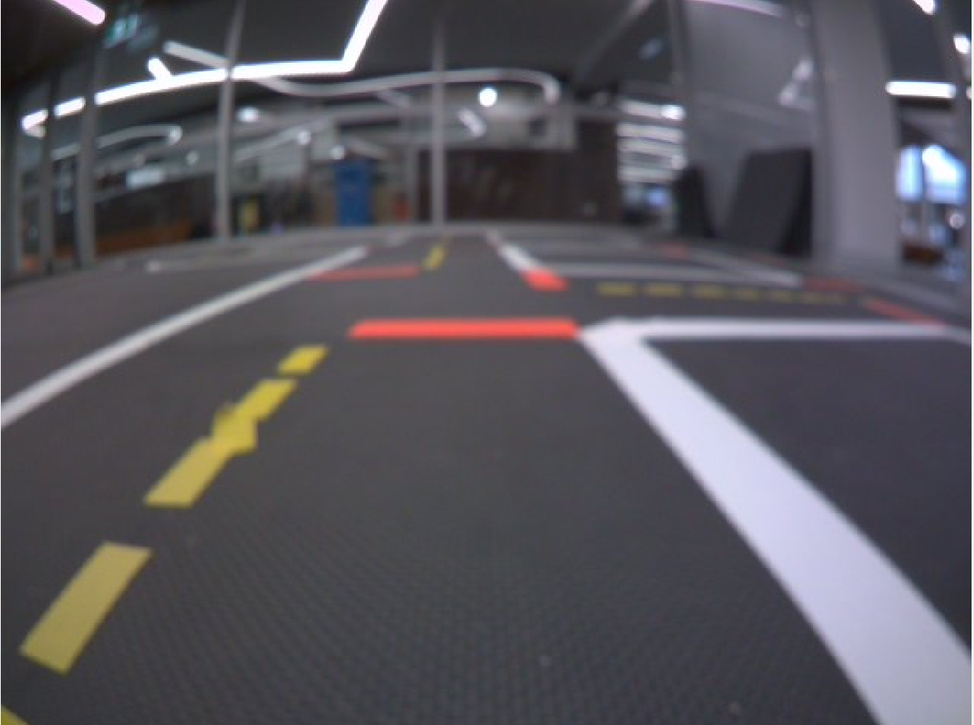
#> input picture packages/my_lane_detector/src/lane_image.png, 974 x 725 px, shrunk from 1195 x 889 before the run, found by its file name
$ python lane_image.py
#> lines starting #> are read from the running program, lines starting #| are printed output that depends on the picture
import cv2 as cv
import matplotlib.pyplot as plt

# Load the image
img = cv.imread('/data/lane_image.png')
#> img is the input picture: shape (725, 974, 3); mean B, G, R 93.2, 86.5, 88.7
gray = cv.cvtColor(img, cv.COLOR_BGR2GRAY)
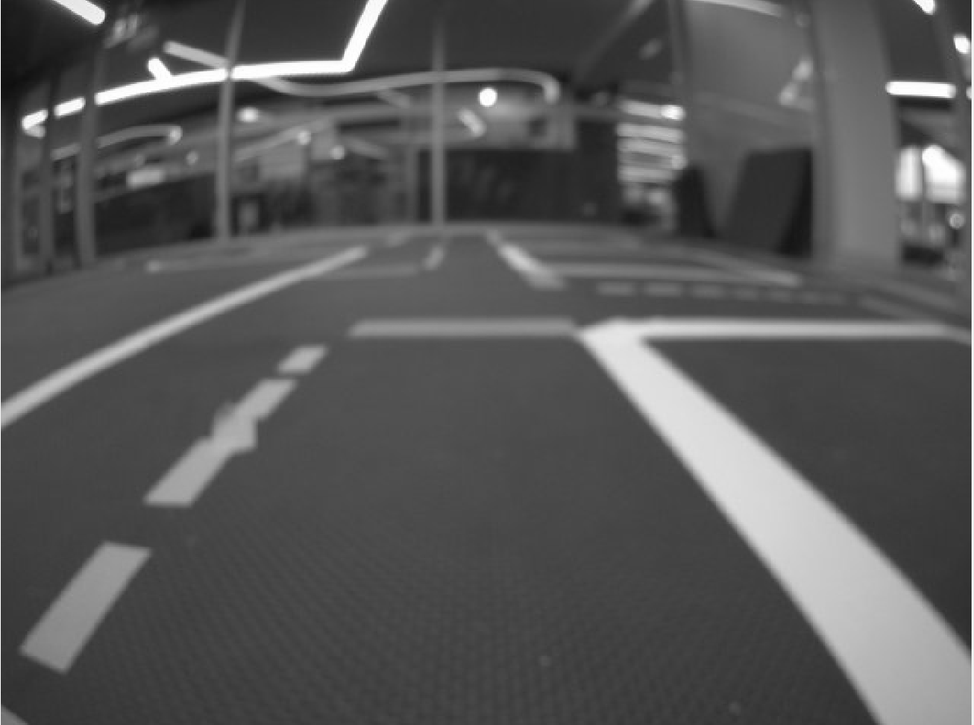
#> gray: shape (725, 974); min 5, max 255, mean 87.9

# Threshold pairs to test
thresholds = [(30, 100), (50, 150), (100, 200)]
titles = [f'Low: {t[0]}, High: {t[1]}' for t in thresholds]

# Create plots
plt.figure(figsize=(15, 5))
for i, (low, high) in enumerate(thresholds):
    edges = cv.Canny(gray, low, high)
    plt.subplot(1, 3, i + 1)
    plt.imshow(edges, cmap='gray')
    plt.title(titles[i])
    plt.axis('off')
#> this loop made 3 passes
#> pass 1, `edges = cv.Canny(gray, low, high)`:
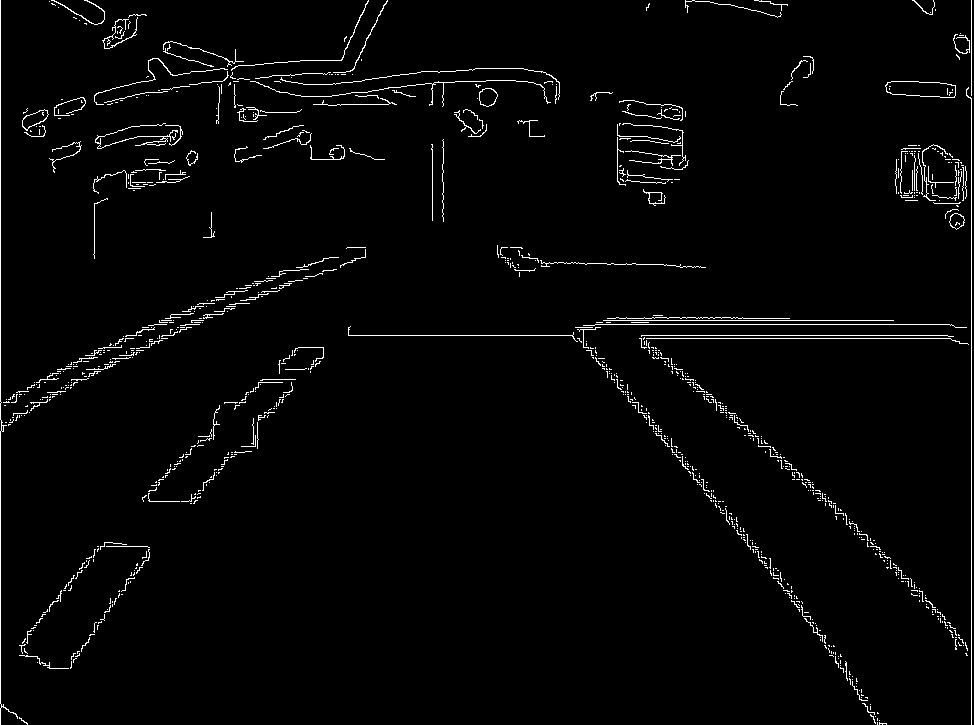
#> edges: shape (725, 974); 2.3% white in thin lines or dots
#> pass 2, `edges = cv.Canny(gray, low, high)`:
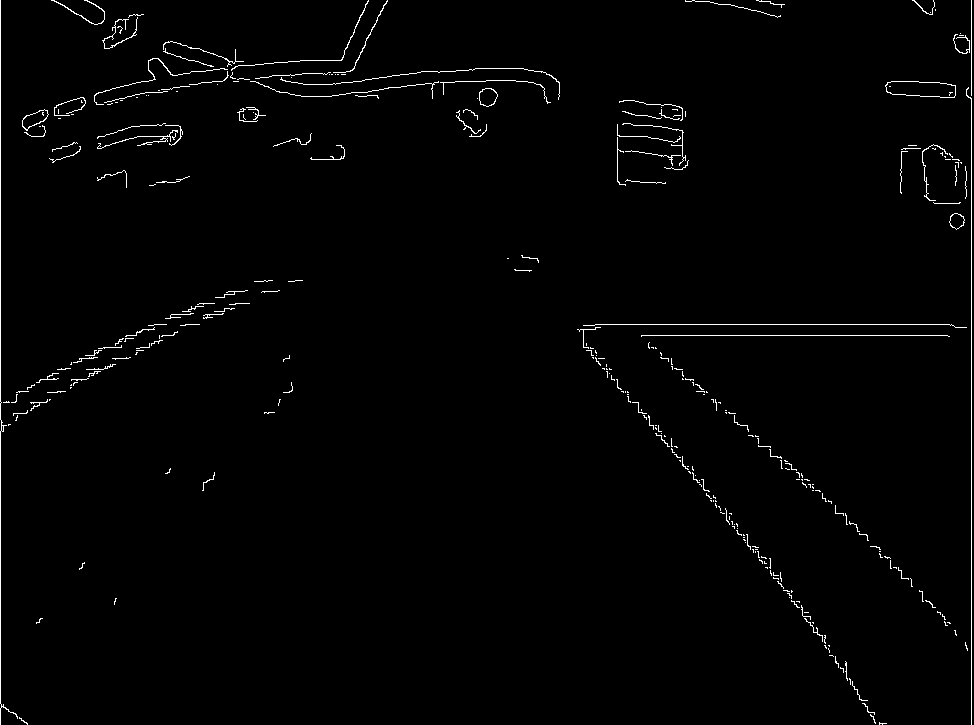
#> edges: shape (725, 974); 1.3% white in thin lines or dots
#> pass 3, `edges = cv.Canny(gray, low, high)`:
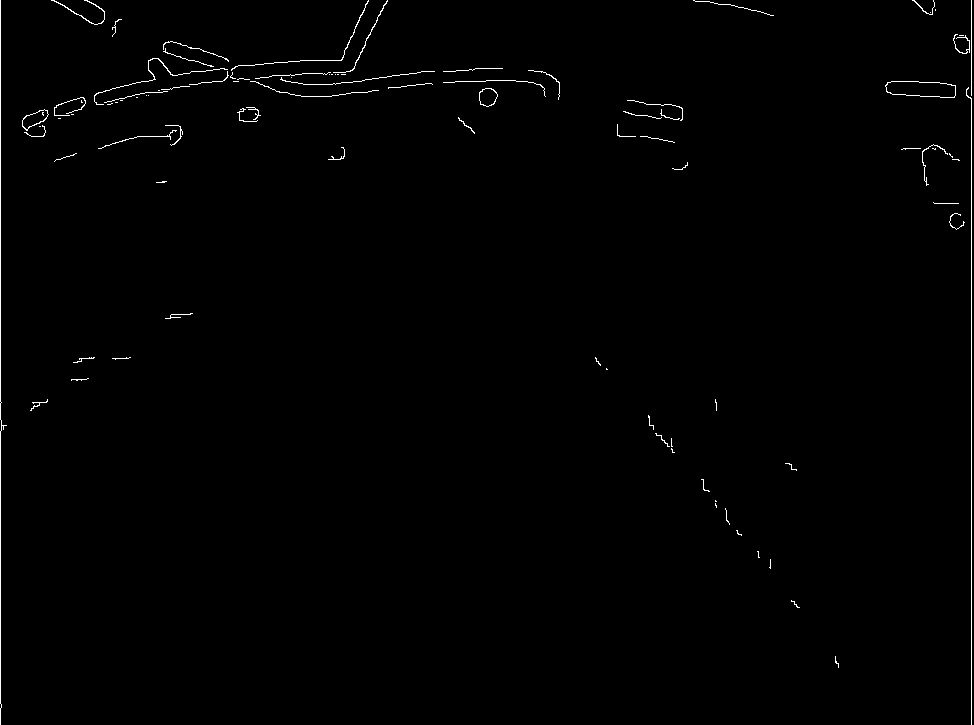
#> edges: shape (725, 974); 0.7% white in thin lines or dots

plt.suptitle("Canny Edge Detection with Varying Thresholds")
plt.tight_layout()
plt.savefig('/data/canny_results.png')
plt.show()
